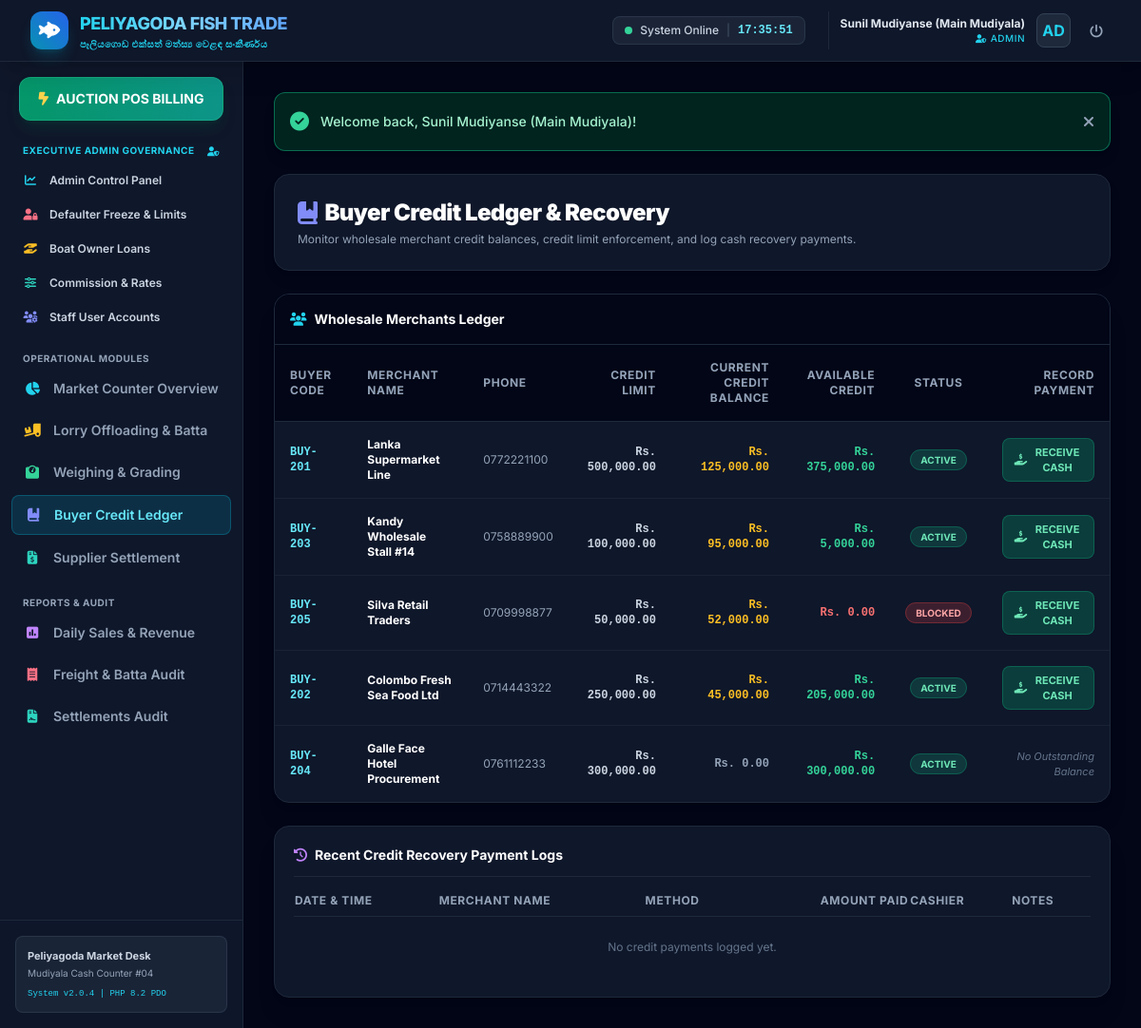
Screenshot of /index.php?page=credit_ledger (signed in) with the database file from the repository.
### tables this page shows
CREATE TABLE `buyers` (
  `id` INT AUTO_INCREMENT PRIMARY KEY,
  `buyer_code` VARCHAR(20) NOT NULL UNIQUE,
  `name` VARCHAR(100) NOT NULL,
  `phone` VARCHAR(20) DEFAULT NULL,
  `credit_limit` DECIMAL(12,2) NOT NULL DEFAULT 0.00,
  `current_credit_balance` DECIMAL(12,2) NOT NULL DEFAULT 0.00,
  `status` ENUM('active', 'blocked') NOT NULL DEFAULT 'active',
  `created_at` DATETIME DEFAULT CURRENT_TIMESTAMP
);

### config/helpers.php (called while the page is built, shortened)
<?php
function formatLKR(float|int $amount): string {
    return 'Rs. ' . number_format($amount, 2);
}

### views/billing/credit_ledger.php (the view, shortened to what this page needs)
<?php
$db = getDB();
$stmtBuyers = $db->query("
    SELECT b.*,
           (b.credit_limit - b.current_credit_balance) AS available_credit,
           (SELECT COUNT(id) FROM invoices WHERE buyer_id = b.id AND payment_mode = 'credit') AS total_credit_bills
    FROM buyers b
    ORDER BY b.current_credit_balance DESC
");
$buyers = $stmtBuyers->fetchAll();
$stmtPayments = $db->query("
    SELECT cp.*, b.name AS buyer_name, b.buyer_code, u.full_name AS cashier_name
    FROM credit_payments cp
    JOIN buyers b ON cp.buyer_id = b.id
    JOIN users u ON cp.received_by = u.id
    ORDER BY cp.id DESC LIMIT 10
");
$recentPayments = $stmtPayments->fetchAll();
?>
<div class="space-y-6">
    <div class="flex flex-col sm:flex-row sm:items-center justify-between gap-4 bg-slate-900 p-6 rounded-2xl border border-slate-800 shadow-lg">
        <div>
            <h1 class="text-2xl font-black text-white tracking-tight flex items-center gap-2">
                <i class="fa-solid fa-book-bookmark text-indigo-400"></i>
                <span>Buyer Credit Ledger & Recovery</span>
            </h1>
            <p class="text-xs text-slate-400 mt-1">
                Monitor wholesale merchant credit balances, credit limit enforcement, and log cash recovery payments.
            </p>
        </div>
    </div>
    <div class="bg-slate-900 rounded-2xl border border-slate-800 shadow-xl overflow-hidden">
        <div class="p-4 bg-slate-950 border-b border-slate-800 flex items-center justify-between">
            <h3 class="text-sm font-bold text-white flex items-center gap-2">
                <i class="fa-solid fa-users text-cyan-400"></i>
                <span>Wholesale Merchants Ledger</span>
            </h3>
        </div>
        <div class="overflow-x-auto">
            <table class="w-full text-left text-xs">
                <thead>
                    <tr class="bg-slate-950 text-slate-400 border-b border-slate-800 uppercase tracking-wider">
                        <th class="p-4">Buyer Code</th>
                        <th class="p-4">Merchant Name</th>
                        <th class="p-4">Phone</th>
                        <th class="p-4 text-right">Credit Limit</th>
                        <th class="p-4 text-right">Current Credit Balance</th>
                        <th class="p-4 text-right">Available Credit</th>
                        <th class="p-4 text-center">Status</th>
                        <th class="p-4 text-right">Record Payment</th>
                    </tr>
                </thead>
                <tbody class="divide-y divide-slate-800/70">
                    <?php foreach ($buyers as $b): ?>
                        <tr class="hover:bg-slate-800/40 transition-colors">
                            <td class="p-4 font-mono font-bold text-cyan-300"><?= $b['buyer_code'] ?></td>
                            <td class="p-4 font-bold text-white"><?= htmlspecialchars($b['name']) ?></td>
                            <td class="p-4 text-slate-400"><?= htmlspecialchars($b['phone'] ?? 'N/A') ?></td>
                            <td class="p-4 text-right font-mono font-semibold text-slate-300"><?= formatLKR($b['credit_limit']) ?></td>
                            <td class="p-4 text-right font-mono font-bold <?= $b['current_credit_balance'] > 0 ? 'text-amber-400' : 'text-slate-400' ?>">
                                <?= formatLKR($b['current_credit_balance']) ?>
                            </td>
                            <td class="p-4 text-right font-mono font-bold <?= $b['available_credit'] > 0 ? 'text-emerald-400' : 'text-red-400' ?>">
                                <?= formatLKR(max(0, $b['available_credit'])) ?>
                            </td>
                            <td class="p-4 text-center">
                                <span class="px-2.5 py-1 rounded-full text-[10px] font-bold uppercase <?= $b['status'] === 'active' ? 'bg-emerald-500/20 text-emerald-300 border border-emerald-500/30' : 'bg-red-500/20 text-red-300 border border-red-500/30' ?>">
                                    <?= $b['status'] ?>
                                </span>
                            </td>
                            <td class="p-4 text-right">
                                <?php if ($b['current_credit_balance'] > 0): ?>
                                    <button onclick="openPaymentModal(<?= $b['id'] ?>, '<?= htmlspecialchars(addslashes($b['name'])) ?>', <?= $b['current_credit_balance'] ?>)"
                                        class="px-3 py-1.5 bg-emerald-600/30 hover:bg-emerald-600/50 text-emerald-300 rounded-lg text-[11px] font-bold border border-emerald-500/30 transition-all flex items-center gap-1.5 ml-auto">
                                        <i class="fa-solid fa-hand-holding-dollar text-xs"></i>
                                        <span>RECEIVE CASH</span>
                                    </button>
                                <?php else: ?>
                                    <span class="text-[11px] text-slate-500 italic">No Outstanding Balance</span>
                                <?php endif; ?>
                            </td>
                        </tr>
                    <?php endforeach; ?>
                </tbody>
            </table>
        </div>
    </div>
    <div class="bg-slate-900 rounded-2xl border border-slate-800 p-5 shadow-xl">
        <h3 class="text-sm font-bold text-white flex items-center gap-2 pb-3 border-b border-slate-800 mb-4">
            <i class="fa-solid fa-clock-rotate-left text-purple-400"></i>
            <span>Recent Credit Recovery Payment Logs</span>
        </h3>
        <div class="overflow-x-auto">
            <table class="w-full text-left text-xs">
                <thead>
                    <tr class="text-slate-400 uppercase tracking-wider border-b border-slate-800">
                        <th class="pb-2">Date & Time</th>
                        <th class="pb-2">Merchant Name</th>
                        <th class="pb-2">Method</th>
                        <th class="pb-2 text-right">Amount Paid</th>
                        <th class="pb-2">Cashier</th>
                        <th class="pb-2">Notes</th>
                    </tr>
                </thead>
                <tbody class="divide-y divide-slate-800/60">
                    <?php if (empty($recentPayments)): ?>
                        <tr>
                            <td colspan="6" class="py-6 text-center text-slate-500">No credit payments logged yet.</td>
                        </tr>
                    <?php endif; ?>
                </tbody>
            </table>
        </div>
    </div>
</div>

### rows the page displays
buyers: buyer_code "BUY-201", name "Lanka Supermarket Line", phone "0772221100", credit_limit "Rs. 500,000.00", current_credit_balance "Rs. 125,000.00", available_credit "Rs. 375,000.00", status "ACTIVE"
buyers: buyer_code "BUY-203", name "Kandy Wholesale Stall #14", phone "0758889900", credit_limit "Rs. 100,000.00", current_credit_balance "Rs. 95,000.00", available_credit "Rs. 5,000.00", status "ACTIVE"
buyers: buyer_code "BUY-205", name "Silva Retail Traders", phone "0709998877", credit_limit "Rs. 50,000.00", current_credit_balance "Rs. 52,000.00", available_credit "Rs. 0.00", status "BLOCKED"
buyers: buyer_code "BUY-202", name "Colombo Fresh Sea Food Ltd", phone "0714443322", credit_limit "Rs. 250,000.00", current_credit_balance "Rs. 45,000.00", available_credit "Rs. 205,000.00", status "ACTIVE"
buyers: buyer_code "BUY-204", name "Galle Face Hotel Procurement", phone "0761112233", credit_limit "Rs. 300,000.00", current_credit_balance "Rs. 0.00", available_credit "Rs. 300,000.00", status "ACTIVE", shows "No Outstanding Balance"

### other values shown
$user['full_name'] "Sunil Mudiyanse (Main Mudiyala)"
$user['role'] "ADMIN"
substr($user['username'], 0, 2) "AD"
APP_VERSION "2.0.4"
$flash['message'] "Welcome back, Sunil Mudiyanse (Main Mudiyala)!"
